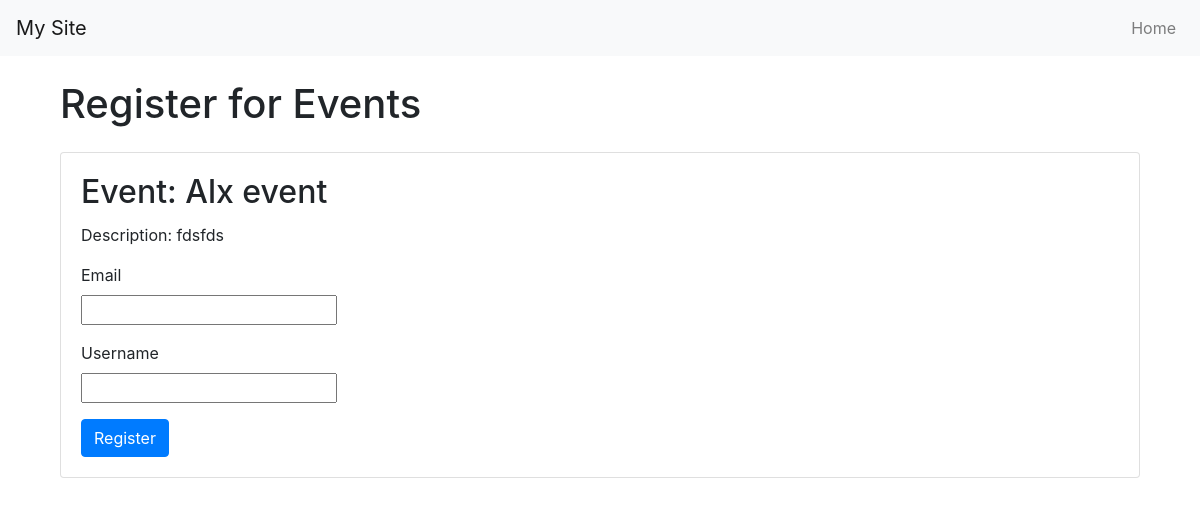
Before: /register/1 with the older database file.
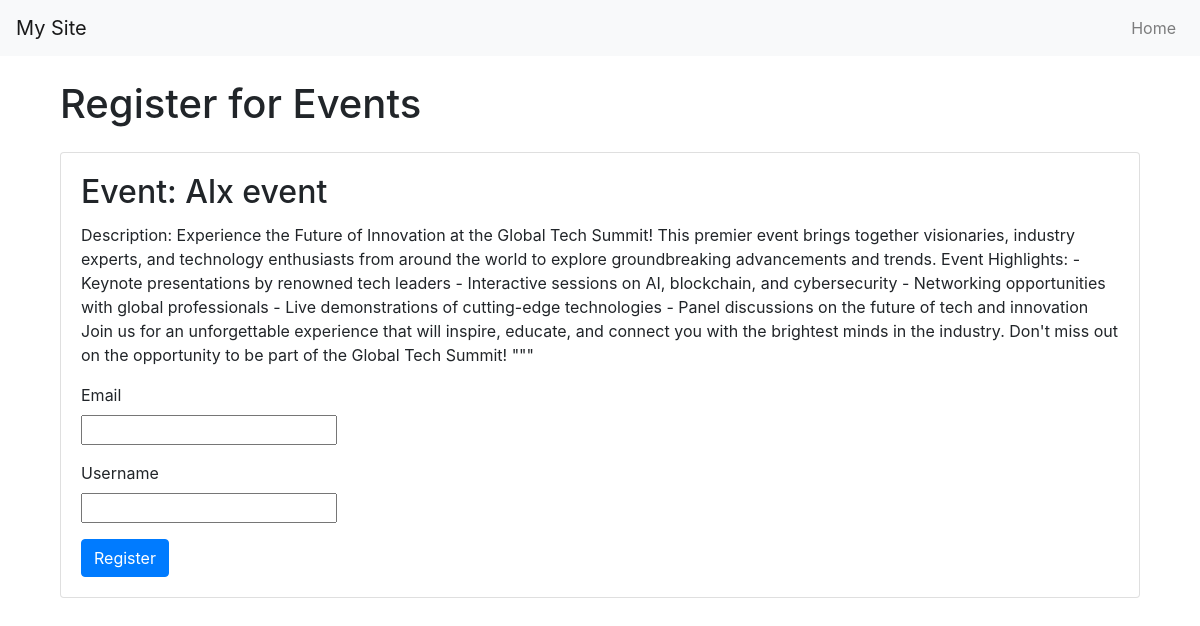
After: the same page with the newer database file.
### events/models.py (models this page shows, shortened)
class Event(models.Model):
    name = models.CharField(max_length=100)
    description = models.TextField()
    date = models.DateTimeField(default=timezone.now)
    location = models.CharField(max_length=100)

### events/views.py (the view)
# urls.py: path('register/<int:id>', views.register, name='register'),
def register(request, id):
    event = get_object_or_404(Event, id=id)
    if request.method == 'POST':
        form = RegistrationForm(request.POST, fields=['username', 'email'])
        if form.is_valid():
            registration = form.save(commit=False)
            registration.event = event
            registration.token = get_random_string(32)
            try:
                registration.save()
                relative_url = reverse('manage_registration', args=[registration.token])
                confirmation_email = request.build_absolute_uri(relative_url)
                subject = 'Event Registration Confirmation'
                message = f"Please click the link below to confirm your registration for the event: {event.name} {confirmation_email}"
                from_email = 'nati@gmail.com'
                recipient_email = [registration.email]
                send_mail(subject, message, from_email, recipient_email, fail_silently=False)
                return render(request, 'event/registration_success.html', {'event': event })
            except ValidationError as e:
                 return render(request, 'event/registration_error.html', {'error_message': e.message})
    else:
        form = RegistrationForm(fields=['username', 'email'])
        context = {'form': form, 'event': event}
        return render(request, 'event/register.html', context)

### events/forms.py (shortened to what this page needs)
class RegistrationForm(ModelForm):
    class Meta:
        model = Registration
        fields = '__all__'
    def __init__(self, *args, **kwargs):
        fields = kwargs.pop('fields', None)
        super().__init__(*args, **kwargs)
        if fields:
            allowed = set(fields)
            existing = set(self.fields)
            for field_name in existing - allowed:
                print(field_name)
                self.fields.pop(field_name)

### events/templates/event/register.html (shortened to what this page needs)
{% extends 'base.html' %}
{% block content %}
<div class="container">
    <h1 class="my-4">Register for Events</h1>
    <div class="card">
        <div class="card-body">
            <h2 class="card-title">Event: {{ event.name }}</h2>
            <p class="card-text">Description: {{ event.description }}</p>
            <form method="POST">
                <div class="form-group">
                    <label for="email">Email</label>
                    {{ form.email }}
                </div>
                <div class="form-group">
                    <label for="username">Username</label>
                    {{ form.username }}
                </div>
                <button type="submit" class="btn btn-primary">Register</button>
            </form>
        </div>
    </div>
</div>
{% endblock content %}

Changed rows visible on the page:
changed Event "Alx event": description "fdsfds" → "Experience the Future of Innovation at the Global Tech Summit! This premier event brings together visionaries, industry experts, and technology enthusiasts from around the world to explore groundbreaking advancements and trends. Event Highlights: - Keynote presentations by renowned tech leaders - Interactive sessions on AI, blockchain, and cybersecurity - Networking opportunities with global professionals - Live demonstrations of cutting-edge technologies - Panel discussions on the future of tech and innovation Join us for an unforgettable experience that will inspire, educate, and connect you with the brightest minds in the industry. Don't miss out on the opportunity to be part of the…"
